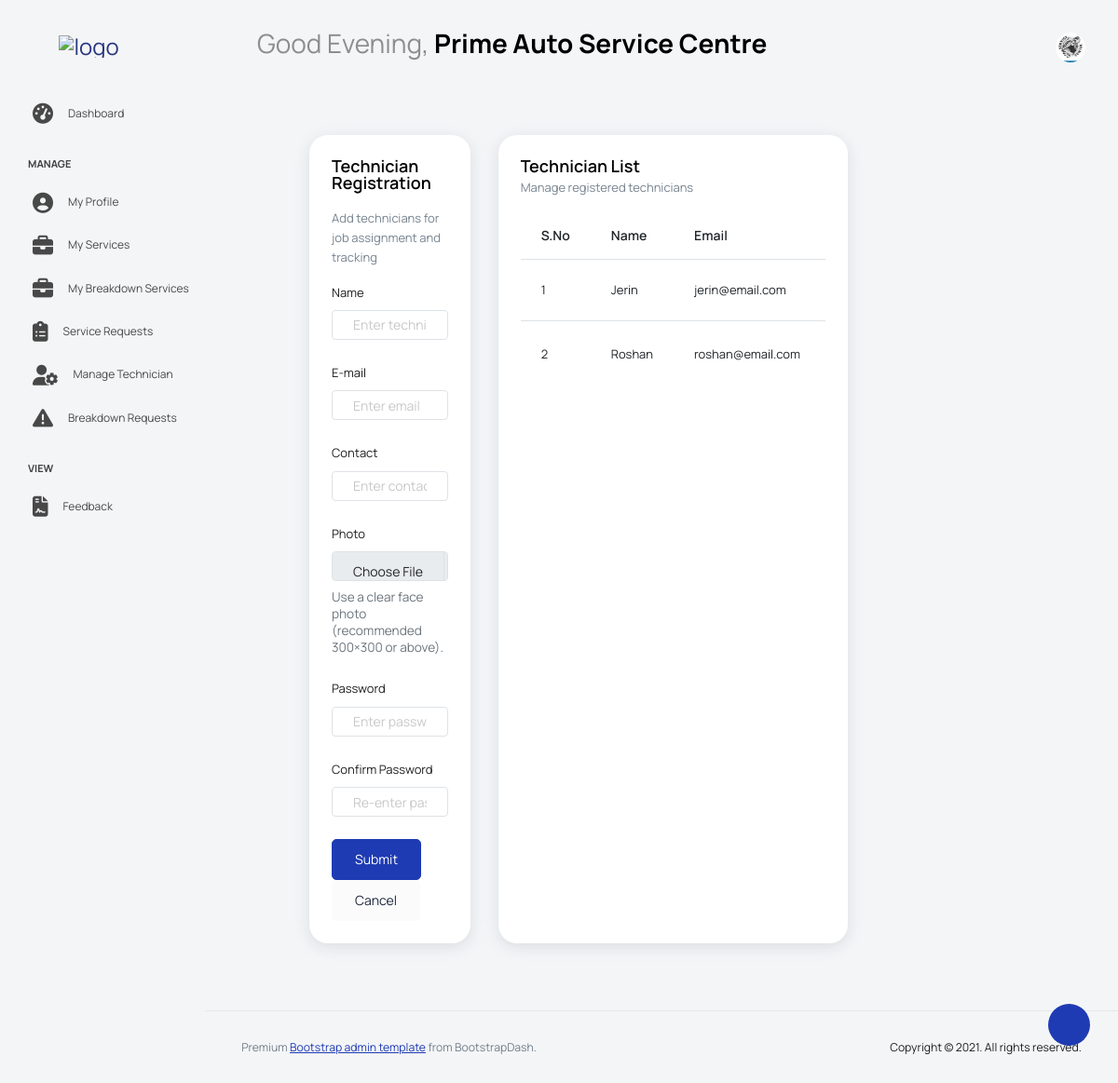
The app's page /ServiceCenter/technician/ (signed in) with its own data.
### Guest/models.py (models this page shows)
class tbl_servicecenter(models.Model):
    servicecenter_name=models.CharField(max_length=50)
    servicecenter_email=models.CharField(max_length=50)
    servicecenter_contact=models.CharField(max_length=50)
    servicecenter_address=models.CharField(max_length=50)
    servicecenter_logo=models.FileField(upload_to='Assets/ServicecenterDocs/')
    servicecenter_license=models.FileField(upload_to='Assets/ServicecenterDocs/')
    servicecenter_password=models.CharField(max_length=50)
    servicecenter_status=models.IntegerField(default=0)
    servicecenter_regdate=models.DateField(auto_now_add=True)
    place=models.ForeignKey(tbl_place,on_delete=models.CASCADE)

### ServiceCenter/models.py (models this page shows)
class tbl_technician(models.Model):
    technician_name=models.CharField(max_length=50)
    technician_email=models.CharField(max_length=50)
    technician_contact=models.CharField(max_length=50)
    technician_photo=models.FileField(upload_to='Assets/TechnicianDocs/')
    technician_password=models.CharField(max_length=50)
    servicecenter=models.ForeignKey(tbl_servicecenter,on_delete=models.CASCADE)

### ServiceCenter/views.py (the view)
# urls.py: path('technician/',views.technician,name="technician"),
def technician(request):
     if 'cid' not in request.session:
      return redirect("Guest:Login")
     else:
        techniciandata=tbl_technician.objects.filter(servicecenter=request.session['cid'])
        servicecenter=tbl_servicecenter.objects.get(id=request.session['cid'])
        if request.method=="POST":
            name=request.POST.get("txt_name")
            email=request.POST.get("txt_mail")
            contact=request.POST.get("txt_contact")
            photo=request.FILES.get("photo")
            password=request.POST.get("txt_password")
            techniciancount=tbl_technician.objects.filter(technician_email=email).count()
            if techniciancount>0:
                return render(request,"ServiceCenter/Technician.html",{'msg':"email already exists"})
            else:
                tbl_technician.objects.create(technician_name=name,technician_email=email,technician_contact=contact,
                technician_photo=photo,technician_password=password,servicecenter=servicecenter)
                return render(request,"ServiceCenter/Technician.html",{'msg':"Technician Added"})
        else:
            return render(request,"ServiceCenter/Technician.html",{'data':techniciandata,'Data':servicecenter})

### ServiceCenter/templates/ServiceCenter/Technician.html (shortened to what this page needs)
{% extends 'ServiceCenter/Head_service.html' %}
{% block content %}
<div class="main-panel">
  <div class="content-wrapper">
    <div class="row">
      <div class="col-lg-4 grid-margin stretch-card">
        <div class="card">
          <div class="card-body">
            <h4 class="card-title">Technician Registration</h4>
            <p class="card-description mb-3">Add technicians for job assignment and tracking</p>
            <form method="post" enctype="multipart/form-data" class="forms-sample">
              <div class="form-group">
                <label for="txt_name">Name</label>
                <input type="text" class="form-control" id="txt_name" name="txt_name"
                       placeholder="Enter technician name" required>
              </div>
              <div class="form-group">
                <label for="txt_mail">E-mail</label>
                <input type="email" class="form-control" id="txt_mail" name="txt_mail"
                       placeholder="Enter email" required>
              </div>
              <div class="form-group">
                <label for="txt_contact">Contact</label>
                <input type="text" class="form-control" id="txt_contact" name="txt_contact"
                       placeholder="Enter contact number" required>
              </div>
              <div class="form-group">
                <label for="photo">Photo</label>
                <input type="file" class="form-control" id="photo" name="photo" accept="image/*" required>
                <div class="hint-text mt-2">Use a clear face photo (recommended 300×300 or above).</div>
              </div>
              <div class="form-group">
                <label for="txt_password">Password</label>
                <input type="password" class="form-control" id="txt_password" name="txt_password"
                       placeholder="Enter password" required>
              </div>
              <div class="form-group">
                <label for="confirm_password">Confirm Password</label>
                <input type="password" class="form-control" id="confirm_password" name="confirm_password"
                       placeholder="Re-enter password" required>
              </div>
              <button type="submit" class="btn btn-primary me-2">Submit</button>
              <a href="{% url 'ServiceCenter:technician' %}" class="btn btn-light">Cancel</a>
            </form>
          </div>
        </div>
      </div>
      <div class="col-lg-8 grid-margin stretch-card">
        <div class="card">
          <div class="card-body">
            <div class="d-flex align-items-center justify-content-between mb-3">
              <div>
                <h4 class="card-title mb-1">Technician List</h4>
                <p class="card-description mb-0">Manage registered technicians</p>
              </div>
            </div>
            <div class="table-responsive">
              <table class="table table-hover align-middle">
                <thead>
                  <tr>
                    <th style="width:70px;">S.No</th>
                    <th>Name</th>
                    <th>Email</th>
                    <th>Contact</th>
                  </tr>
                </thead>
                <tbody>
                  {% for i in data %}
                  <tr>
                    <td>{{ forloop.counter }}</td>
                    <td>{{ i.technician_name }}</td>
                    <td>{{ i.technician_email }}</td>
                    <td>{{ i.technician_contact }}</td>
                  </tr>
                  {% empty %}
                  <tr>
                    <td colspan="6" class="text-center text-muted py-4">
                      No technicians found.
                    </td>
                  </tr>
                  {% endfor %}
                </tbody>
              </table>
            </div>
          </div>
        </div>
      </div>
    </div>
  </div>
</div>
{% endblock content %}

### ServiceCenter/templates/ServiceCenter/Head_service.html (shortened to what this page needs)
{% load static %}
<!DOCTYPE html>
<html lang="en">
<head>
  <link rel="stylesheet" href="{% static 'ServiceCenter/vendors/feather/feather.css' %}">
  <link rel="stylesheet" href="{% static 'ServiceCenter/vendors/mdi/css/materialdesignicons.min.css' %}">
  <link rel="stylesheet" href="{% static 'ServiceCenter/vendors/ti-icons/css/themify-icons.css' %}">
  <link rel="stylesheet" href="{% static 'ServiceCenter/vendors/typicons/typicons.css' %}">
  <link rel="stylesheet" href="{% static 'ServiceCenter/vendors/simple-line-icons/css/simple-line-icons.css' %}">
  <link rel="stylesheet" href="{% static 'ServiceCenter/vendors/css/vendor.bundle.base.css' %}">
  <link rel="stylesheet" href="{% static 'ServiceCenter/vendors/datatables.net-bs4/dataTables.bootstrap4.css' %}">
  <link rel="stylesheet" href="{% static 'ServiceCenter/js/select.dataTables.min.css' %}">
  <link rel="stylesheet" href="{% static 'ServiceCenter/css/vertical-layout-light/style.css' %}">
  <link rel="stylesheet" href="https://cdnjs.cloudflare.com/ajax/libs/font-awesome/6.5.0/css/all.min.css">
</head>
<body>
<div class="container-scroller">
  <nav class="navbar default-layout col-lg-12 col-12 p-0 fixed-top d-flex align-items-top flex-row">
    <div class="text-center navbar-brand-wrapper d-flex align-items-center justify-content-start">
      <div class="me-3">
        <button class="navbar-toggler navbar-toggler align-self-center" type="button" data-bs-toggle="minimize">
          <span class="icon-menu"></span>
        </button>
      </div>
      <div>
        <a class="navbar-brand brand-logo" href="{% url 'ServiceCenter:HomePage' %}">
          <img src="{% static 'ServiceCenter/images/GarageLive_logo.png' %}" alt="logo">
        </a>
      </div>
    </div>
    <div class="navbar-menu-wrapper d-flex align-items-top">
      <ul class="navbar-nav">
        <li class="nav-item font-weight-semibold ms-0">
          <h1 class="welcome-text">
            <span id="greeting"></span>,
            <span class="text-black fw-bold">{{ Data.servicecenter_name }}</span>
          </h1>
        </li>
      </ul>
      <ul class="navbar-nav ms-auto">
        <li class="nav-item dropdown user-dropdown">
          <a class="nav-link" id="UserDropdown" href="#" data-bs-toggle="dropdown" aria-expanded="false">
            <img class="img-xs rounded-circle" src="{{ Data.servicecenter_logo.url }}" alt="Profile image">
          </a>
        </li>
      </ul>
    </div>
  </nav>
  <div class="container-fluid page-body-wrapper">
    <div class="theme-setting-wrapper">
      <div id="settings-trigger"><i class="ti-settings"></i></div>
    </div>
    <nav class="sidebar sidebar-offcanvas" id="sidebar">
      <ul class="nav">
        <li class="nav-item">
          <a class="nav-link" href="{% url 'ServiceCenter:HomePage' %}">
            <i class="menu-icon fa-solid fa-tachometer-alt"></i>
            <span class="menu-title">Dashboard</span>
          </a>
        </li>
        <li class="nav-item nav-category">Manage</li>
        <li class="nav-item">
          <a class="nav-link" href="{% url 'ServiceCenter:profile' %}">
            <i class="menu-icon fa-solid fa-user-circle"></i>
            <span class="menu-title">My Profile</span>
          </a>
        </li>
        <li class="nav-item">
          <a class="nav-link" href="{% url 'ServiceCenter:myservices' %}">
            <i class="menu-icon fa-solid fa-briefcase"></i>
            <span class="menu-title">My Services</span>
          </a>
        </li>
         <li class="nav-item">
            <a class="nav-link" href="{% url 'ServiceCenter:my_breakdown_services' %}">
              <i class="menu-icon fa-solid fa-briefcase"></i>
              <span class="menu-title">My Breakdown Services</span>
            </a>
          </li>
        <li class="nav-item">
          <a class="nav-link" href="{% url 'ServiceCenter:service_request' %}">
            <i class="menu-icon fa-solid fa-clipboard-list"></i>
            <span class="menu-title">Service Requests</span>
          </a>
        </li>
        <li class="nav-item">
          <a class="nav-link" href="{% url 'ServiceCenter:technician' %}">
            <i class="menu-icon fa-solid fa-user-cog"></i>
            <span class="menu-title">Manage Technician</span>
          </a>
        </li>
          <li class="nav-item">
            <a class="nav-link" href="{% url 'ServiceCenter:breakdownrequest' %}">
              <i class="menu-icon fa-solid - fa-triangle-exclamation"></i>
              <span class="menu-title">Breakdown Requests</span>
            </a>
          </li>
        <li class="nav-item nav-category">View</li>
          <li class="nav-item">
            <a class="nav-link" href="{% url 'ServiceCenter:view_feedback' %}">
              <i class="menu-icon fa-solid fa-file-contract"></i>
              <span class="menu-title">Feedback</span>
            </a>
          </li>
      </ul>
    </nav>
    <div class="main-panel">
      <div class="content-wrapper">
        {% block content %}
        {% endblock content %}
      </div>
      <footer class="footer">
        <div class="d-sm-flex justify-content-center justify-content-sm-between">
          <span class="text-muted text-center text-sm-left d-block d-sm-inline-block">
            Premium <a href="https://www.bootstrapdash.com/" target="_blank">Bootstrap admin template</a> from BootstrapDash.
          </span>
          <span class="float-none float-sm-right d-block mt-1 mt-sm-0 text-center">
            Copyright © 2021. All rights reserved.
          </span>
        </div>
      </footer>
    </div>
  </div>
</div>
</body>
</html>

### ServiceCenter/templates/ServiceCenter/Technician.html (style rules this page uses)
.hint-text { font-size: .85rem; color: #6c757d; }
input[type="file"].form-control { width: 100% !important; }

### records on screen
tbl_servicecenter: servicecenter_name "Prime Auto Service Centre", servicecenter_logo (picture)
tbl_technician: technician_name "Jerin", technician_email "jerin@email.com"
tbl_technician: technician_name "Roshan", technician_email "roshan@email.com"
